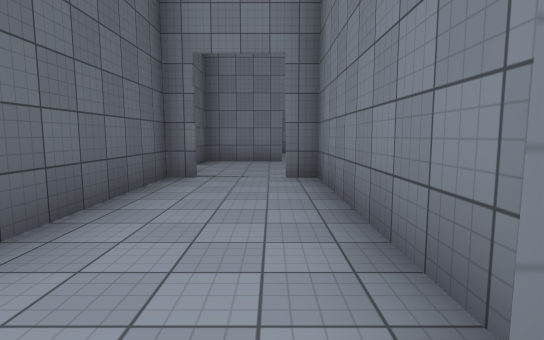
view 1 (above)

22 first-person views from a walk through a Unity game level. The camera is 1.5 m above the floor, tilts 6° down and sees 80° across. The floor is counted in squares, 2.18 m on a side. Each view is taken from the middle of a square. On the plan, view 1 faces up. The plan holds only what a view shows up to about 10 squares ahead; the rest is blank. The place goes on beyond the plan. The player is left out. Door leaves are left out, so doorways stand open. Surface patterns are stand-ins for the level's own textures.

view 2
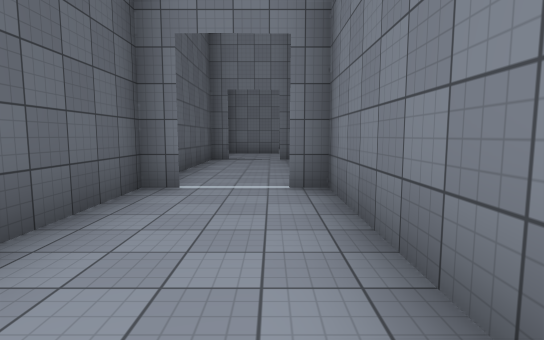

view 3
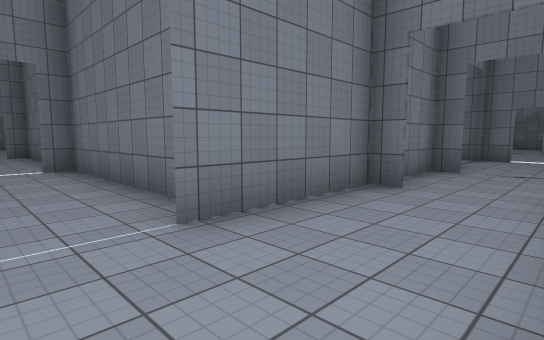

view 4
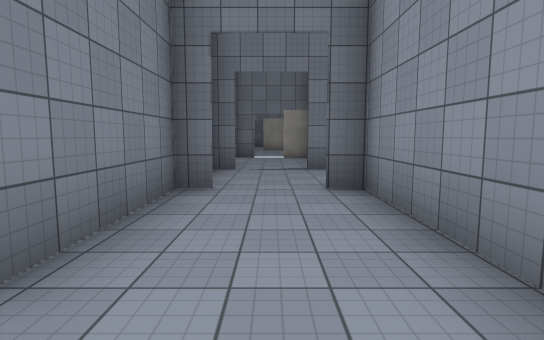

view 5
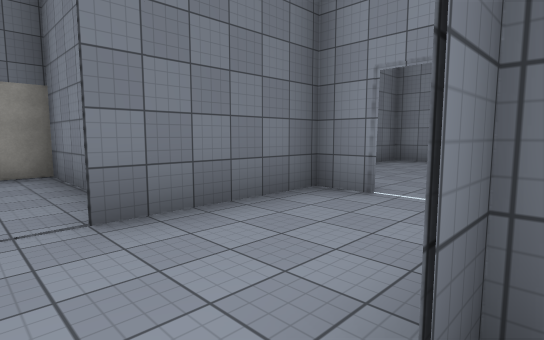

view 6
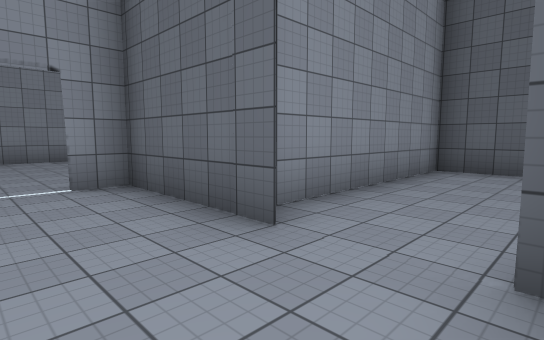

view 7
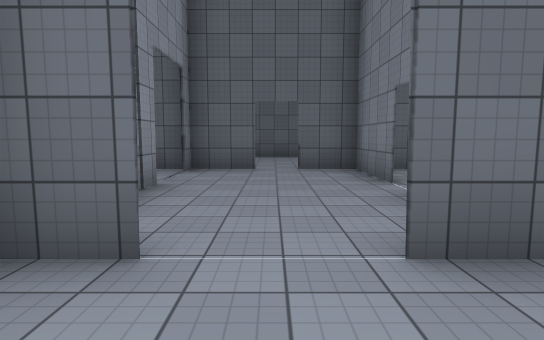

view 8
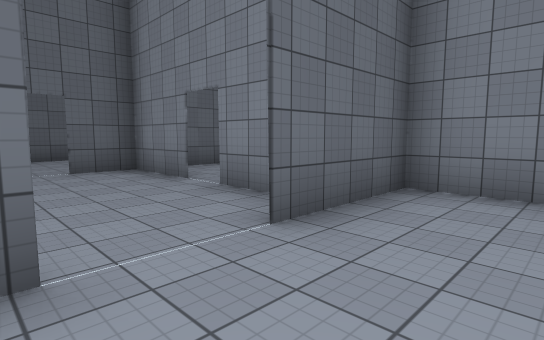

view 9
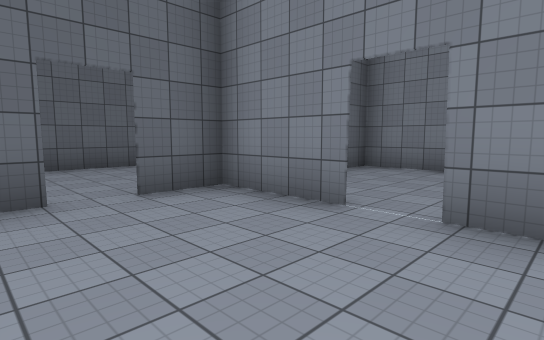

view 10
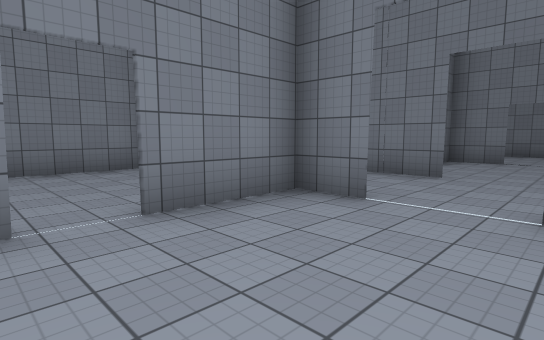

view 11
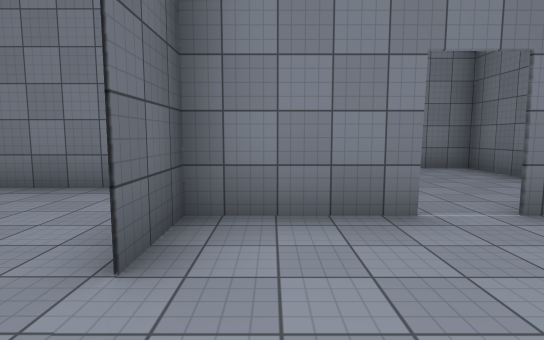

view 12
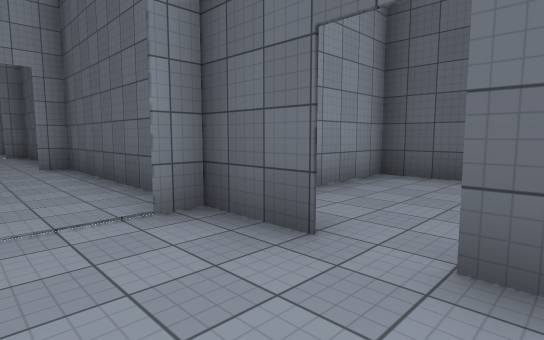

view 13
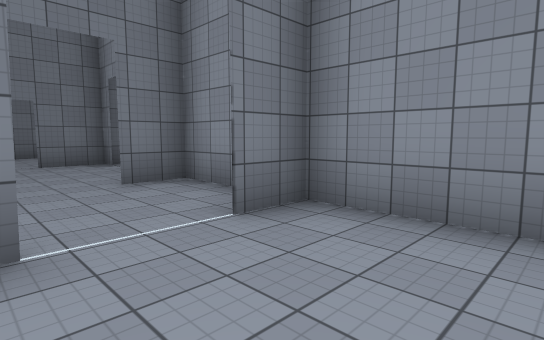

view 14
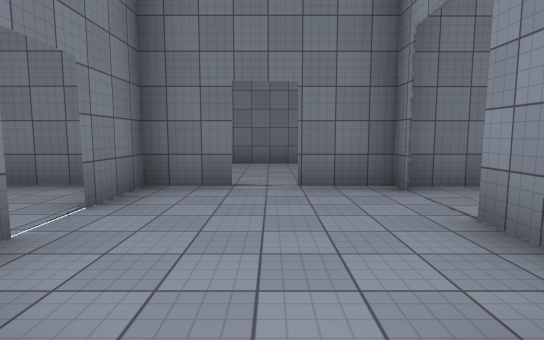

view 15
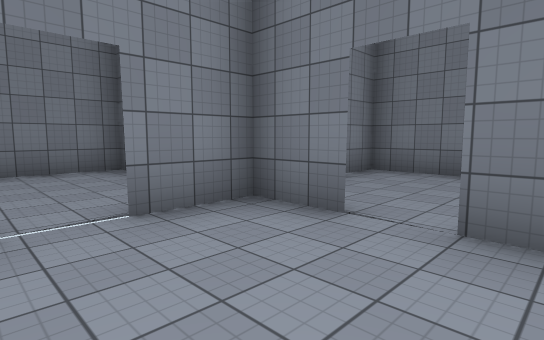

view 16
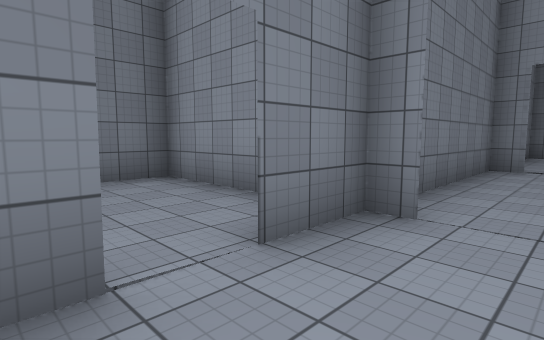

view 17
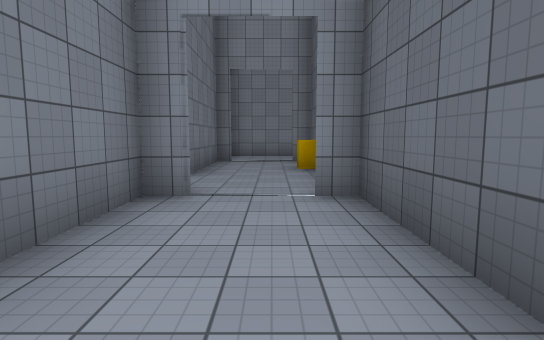

view 18
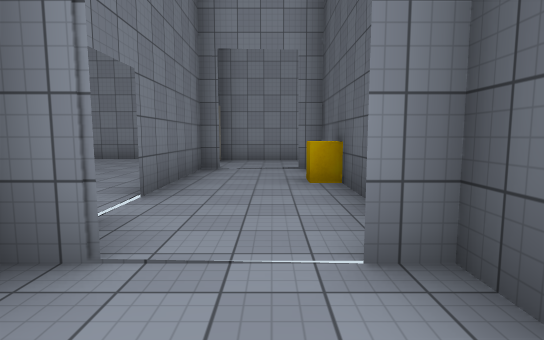

view 19
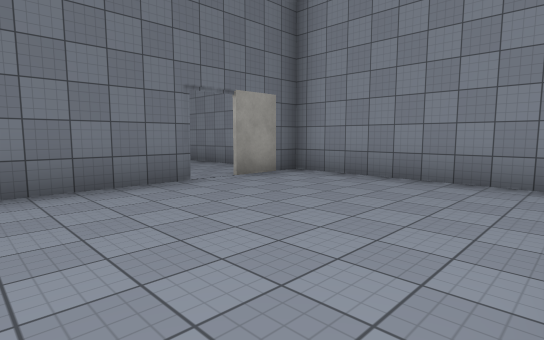

view 20
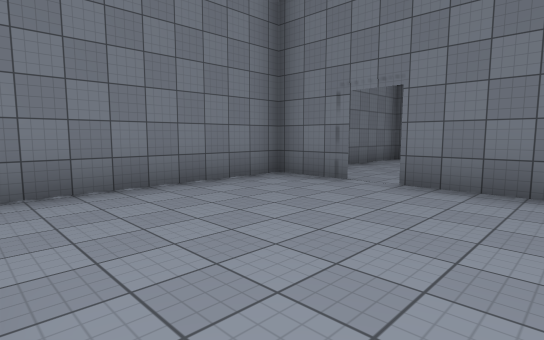

view 21
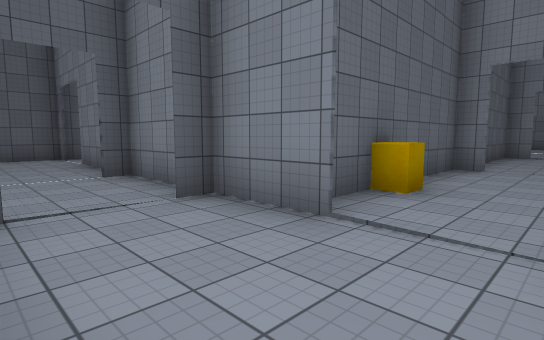

view 22
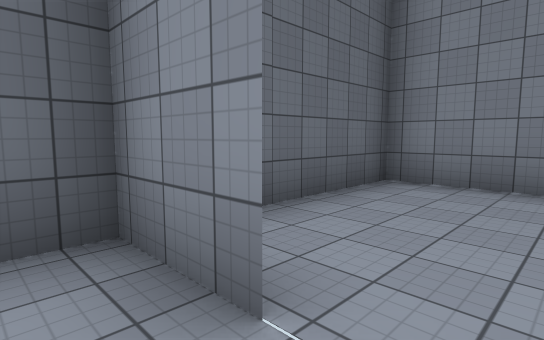

### Floor plan
Key: @ floor where view 1 was taken; # wall or solid block; . floor; D open door; O other object.
Columns run from 6 left of view 1 to 15 right of it. Each row starts with its distance up from view 1.
 13     #######
 12     #.....# ####
 11  ####.....# #..#
 10   ..#....####..######
  9 #...##DD##..#DD##...#
  8 #...#....#..#..#....#
  7 #...D..........DD...#
  6 #...#....#..#..#....#
  5 #####DD#######.######
  4     #..#     #..#
  3     #..#     #..#
  2     #..#     #..#
  1     #..#     #..######
  0     #.@#     #.##....#
 -1     #..#     #.DD...DD
 -2     #..#     #.#....DD
 -3     #..#     O.#.....#
 -4     #..#######.#.....#
 -5     #....#..#.DD.....#
 -6     #................#
 -7     #....#..#...#....#
 -8     ######..##########
 -9          #..#
-10          #DD#
-11           ...

Where each view was taken, in squares from view 1:
view 1: 0 up, 0 right, facing up
view 2: 4 down, 0 right, facing up
view 3: 7 down, 1 left, facing up-right
view 4: 6 down, 1 left, facing right
view 5: 6 down, 3 right, facing down-right
view 6: 5 down, 5 right, facing down-left
view 7: 7 up, 5 right, facing left
view 8: 6 up, 5 right, facing up-left
view 9: 6 up, 2 right, facing up-left
view 10: 6 up, 0 right, facing up-right
view 11: 6 up, 1 left, facing up
view 12: 8 up, 0 right, facing down-left
view 13: 8 up, 1 right, facing down-right
view 14: 7 up, 5 right, facing right
view 15: 6 up, 7 right, facing up-right
view 16: 8 up, 8 right, facing down-right
view 17: 4 up, 8 right, facing down
view 18: 2 up, 8 right, facing down
view 19: 2 down, 10 right, facing down-right
view 20: 4 down, 10 right, facing up-right
view 21: 7 down, 9 right, facing up-left
view 22: 8 up, 8 right, facing up-left
